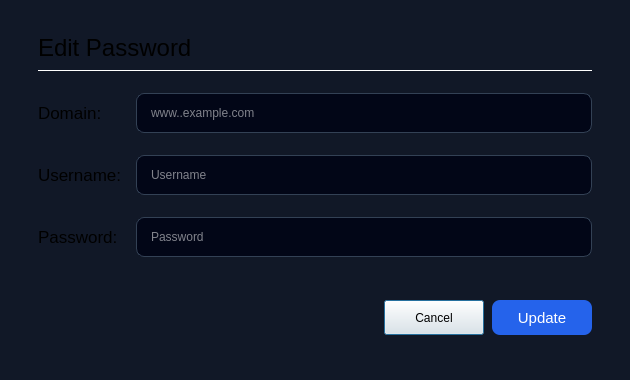
<?xml version="1.0" encoding="UTF-8"?>
<ui version="4.0">
 <class>EditPasswordDialog</class>
 <widget class="QDialog" name="EditPasswordDialog">
  <property name="geometry">
   <rect>
    <x>0</x>
    <y>0</y>
    <width>630</width>
    <height>380</height>
   </rect>
  </property>
  <property name="minimumSize">
   <size>
    <width>630</width>
    <height>380</height>
   </size>
  </property>
  <property name="maximumSize">
   <size>
    <width>700</width>
    <height>380</height>
   </size>
  </property>
  <property name="windowTitle">
   <string>EditPasswordDialog</string>
  </property>
  <property name="styleSheet">
   <string notr="true">QWidget#EditPasswordDialog{
	background-color: #111827;
}

QLineEdit {
    background-color: rgb(2, 6, 23);
    color: rgb(255, 255, 255);
    border: 1px solid rgb(51, 65, 85);
    border-radius: 8px;
    padding: 8px 12px;
}

QLineEdit:focus {
    border: 1px solid rgb(10, 94, 221);
}

QLabel#messageLabel{
	color: rgb(255, 33, 33);
}

QPushButton#cancelButton:hover {
    background-color: #020617;
    border: 1px solid #334155;
	border-radius: 8px;
}

QPushButton#updateButton {
    background-color: #2563eb;
    color: #ffffff;
    border: none;
	border-radius: 8px;
}

QPushButton#updateButton:hover {
    background-color: #1d4ed8;
}

QPushButton#updateButton:pressed {
    background-color: #1e40af;
}

QWidget#hrLine {
	background-color: #ffffff;
}</string>
  </property>
  <layout class="QGridLayout" name="gridLayout">
   <item row="0" column="0">
    <widget class="QWidget" name="widget" native="true">
     <property name="minimumSize">
      <size>
       <width>600</width>
       <height>350</height>
      </size>
     </property>
     <property name="maximumSize">
      <size>
       <width>600</width>
       <height>350</height>
      </size>
     </property>
     <property name="styleSheet">
      <string notr="true"/>
     </property>
     <layout class="QVBoxLayout" name="verticalLayout">
      <item>
       <layout class="QVBoxLayout" name="headerLayout">
        <property name="spacing">
         <number>8</number>
        </property>
        <property name="leftMargin">
         <number>12</number>
        </property>
        <property name="topMargin">
         <number>8</number>
        </property>
        <property name="rightMargin">
         <number>12</number>
        </property>
        <property name="bottomMargin">
         <number>8</number>
        </property>
        <item>
         <widget class="QLabel" name="editPasswordLabel">
          <property name="font">
           <font>
            <pointsize>18</pointsize>
            <fontweight>Medium</fontweight>
           </font>
          </property>
          <property name="text">
           <string>Edit Password</string>
          </property>
         </widget>
        </item>
        <item>
         <widget class="QWidget" name="hrLine" native="true">
          <property name="minimumSize">
           <size>
            <width>0</width>
            <height>1</height>
           </size>
          </property>
          <property name="maximumSize">
           <size>
            <width>16777215</width>
            <height>10</height>
           </size>
          </property>
         </widget>
        </item>
       </layout>
      </item>
      <item>
       <layout class="QHBoxLayout" name="titleLayout" stretch="0,1">
        <property name="spacing">
         <number>8</number>
        </property>
        <property name="leftMargin">
         <number>12</number>
        </property>
        <property name="topMargin">
         <number>8</number>
        </property>
        <property name="rightMargin">
         <number>12</number>
        </property>
        <property name="bottomMargin">
         <number>8</number>
        </property>
        <item>
         <widget class="QLabel" name="domainLabel">
          <property name="sizePolicy">
           <sizepolicy hsizetype="Fixed" vsizetype="Fixed">
            <horstretch>0</horstretch>
            <verstretch>0</verstretch>
           </sizepolicy>
          </property>
          <property name="minimumSize">
           <size>
            <width>90</width>
            <height>35</height>
           </size>
          </property>
          <property name="maximumSize">
           <size>
            <width>90</width>
            <height>35</height>
           </size>
          </property>
          <property name="font">
           <font>
            <pointsize>13</pointsize>
           </font>
          </property>
          <property name="text">
           <string>Domain:</string>
          </property>
         </widget>
        </item>
        <item>
         <widget class="QLineEdit" name="domainLineEdit">
          <property name="minimumSize">
           <size>
            <width>60</width>
            <height>40</height>
           </size>
          </property>
          <property name="maximumSize">
           <size>
            <width>16777215</width>
            <height>40</height>
           </size>
          </property>
          <property name="styleSheet">
           <string notr="true"/>
          </property>
          <property name="placeholderText">
           <string>www..example.com</string>
          </property>
         </widget>
        </item>
       </layout>
      </item>
      <item>
       <layout class="QHBoxLayout" name="usernameLayout" stretch="0,1">
        <property name="spacing">
         <number>8</number>
        </property>
        <property name="leftMargin">
         <number>12</number>
        </property>
        <property name="topMargin">
         <number>8</number>
        </property>
        <property name="rightMargin">
         <number>12</number>
        </property>
        <property name="bottomMargin">
         <number>8</number>
        </property>
        <item>
         <widget class="QLabel" name="usernameLabel">
          <property name="sizePolicy">
           <sizepolicy hsizetype="Fixed" vsizetype="Fixed">
            <horstretch>0</horstretch>
            <verstretch>0</verstretch>
           </sizepolicy>
          </property>
          <property name="minimumSize">
           <size>
            <width>90</width>
            <height>35</height>
           </size>
          </property>
          <property name="maximumSize">
           <size>
            <width>90</width>
            <height>35</height>
           </size>
          </property>
          <property name="font">
           <font>
            <pointsize>13</pointsize>
            <fontweight>Medium</fontweight>
           </font>
          </property>
          <property name="text">
           <string>Username: </string>
          </property>
         </widget>
        </item>
        <item>
         <widget class="QLineEdit" name="usernameLineEdit">
          <property name="minimumSize">
           <size>
            <width>60</width>
            <height>40</height>
           </size>
          </property>
          <property name="maximumSize">
           <size>
            <width>16777215</width>
            <height>40</height>
           </size>
          </property>
          <property name="styleSheet">
           <string notr="true"/>
          </property>
          <property name="placeholderText">
           <string>Username</string>
          </property>
         </widget>
        </item>
       </layout>
      </item>
      <item>
       <layout class="QHBoxLayout" name="passwordLayout" stretch="0,1">
        <property name="spacing">
         <number>8</number>
        </property>
        <property name="leftMargin">
         <number>12</number>
        </property>
        <property name="topMargin">
         <number>8</number>
        </property>
        <property name="rightMargin">
         <number>12</number>
        </property>
        <property name="bottomMargin">
         <number>8</number>
        </property>
        <item>
         <widget class="QLabel" name="passwordLabel">
          <property name="sizePolicy">
           <sizepolicy hsizetype="Fixed" vsizetype="Fixed">
            <horstretch>0</horstretch>
            <verstretch>0</verstretch>
           </sizepolicy>
          </property>
          <property name="minimumSize">
           <size>
            <width>90</width>
            <height>35</height>
           </size>
          </property>
          <property name="maximumSize">
           <size>
            <width>90</width>
            <height>35</height>
           </size>
          </property>
          <property name="font">
           <font>
            <pointsize>13</pointsize>
            <fontweight>Medium</fontweight>
           </font>
          </property>
          <property name="text">
           <string>Password:</string>
          </property>
         </widget>
        </item>
        <item>
         <widget class="QLineEdit" name="passwordLineEdit">
          <property name="minimumSize">
           <size>
            <width>60</width>
            <height>40</height>
           </size>
          </property>
          <property name="maximumSize">
           <size>
            <width>16777215</width>
            <height>40</height>
           </size>
          </property>
          <property name="styleSheet">
           <string notr="true"/>
          </property>
          <property name="placeholderText">
           <string>Password</string>
          </property>
         </widget>
        </item>
       </layout>
      </item>
      <item>
       <widget class="QLabel" name="messageLabel">
        <property name="font">
         <font>
          <pointsize>10</pointsize>
         </font>
        </property>
        <property name="text">
         <string/>
        </property>
       </widget>
      </item>
      <item>
       <layout class="QHBoxLayout" name="optionsLayout">
        <property name="spacing">
         <number>8</number>
        </property>
        <property name="leftMargin">
         <number>12</number>
        </property>
        <property name="topMargin">
         <number>8</number>
        </property>
        <property name="rightMargin">
         <number>12</number>
        </property>
        <property name="bottomMargin">
         <number>12</number>
        </property>
        <item>
         <spacer name="horizontalSpacer_4">
          <property name="orientation">
           <enum>Qt::Orientation::Horizontal</enum>
          </property>
          <property name="sizeHint" stdset="0">
           <size>
            <width>40</width>
            <height>20</height>
           </size>
          </property>
         </spacer>
        </item>
        <item>
         <widget class="QPushButton" name="cancelButton">
          <property name="minimumSize">
           <size>
            <width>100</width>
            <height>35</height>
           </size>
          </property>
          <property name="maximumSize">
           <size>
            <width>100</width>
            <height>35</height>
           </size>
          </property>
          <property name="font">
           <font/>
          </property>
          <property name="cursor">
           <cursorShape>PointingHandCursor</cursorShape>
          </property>
          <property name="contextMenuPolicy">
           <enum>Qt::ContextMenuPolicy::PreventContextMenu</enum>
          </property>
          <property name="text">
           <string>Cancel</string>
          </property>
         </widget>
        </item>
        <item>
         <widget class="QPushButton" name="updateButton">
          <property name="minimumSize">
           <size>
            <width>100</width>
            <height>35</height>
           </size>
          </property>
          <property name="maximumSize">
           <size>
            <width>100</width>
            <height>35</height>
           </size>
          </property>
          <property name="font">
           <font>
            <pointsize>11</pointsize>
           </font>
          </property>
          <property name="cursor">
           <cursorShape>PointingHandCursor</cursorShape>
          </property>
          <property name="text">
           <string>Update</string>
          </property>
         </widget>
        </item>
       </layout>
      </item>
      <item>
       <spacer name="verticalSpacer">
        <property name="orientation">
         <enum>Qt::Orientation::Vertical</enum>
        </property>
        <property name="sizeHint" stdset="0">
         <size>
          <width>20</width>
          <height>40</height>
         </size>
        </property>
       </spacer>
      </item>
     </layout>
    </widget>
   </item>
  </layout>
 </widget>
 <layoutdefault spacing="6" margin="11"/>
 <resources/>
 <connections/>
</ui>
